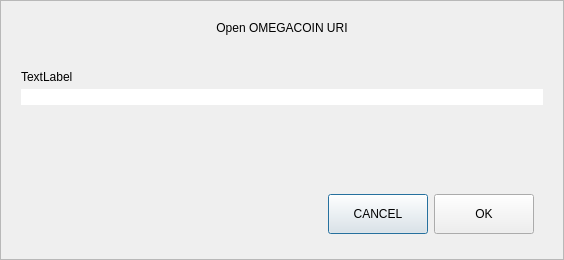
<?xml version="1.0" encoding="UTF-8"?>
<ui version="4.0">
 <class>OpenURIDialog</class>
 <widget class="QDialog" name="OpenURIDialog">
  <property name="geometry">
   <rect>
    <x>0</x>
    <y>0</y>
    <width>564</width>
    <height>260</height>
   </rect>
  </property>
  <property name="windowTitle">
   <string>Open URI</string>
  </property>
  <layout class="QVBoxLayout" name="verticalLayout">
   <property name="spacing">
    <number>0</number>
   </property>
   <property name="leftMargin">
    <number>0</number>
   </property>
   <property name="topMargin">
    <number>0</number>
   </property>
   <property name="rightMargin">
    <number>0</number>
   </property>
   <property name="bottomMargin">
    <number>0</number>
   </property>
   <item>
    <widget class="QFrame" name="frame">
     <property name="frameShape">
      <enum>QFrame::StyledPanel</enum>
     </property>
     <property name="frameShadow">
      <enum>QFrame::Raised</enum>
     </property>
     <layout class="QVBoxLayout" name="verticalLayout_2">
      <property name="spacing">
       <number>5</number>
      </property>
      <property name="leftMargin">
       <number>20</number>
      </property>
      <property name="topMargin">
       <number>20</number>
      </property>
      <property name="rightMargin">
       <number>20</number>
      </property>
      <property name="bottomMargin">
       <number>16</number>
      </property>
      <item>
       <widget class="QLabel" name="labelTitle">
        <property name="text">
         <string>Open OMEGACOIN URI</string>
        </property>
        <property name="alignment">
         <set>Qt::AlignCenter</set>
        </property>
       </widget>
      </item>
      <item>
       <spacer name="verticalSpacer_2">
        <property name="orientation">
         <enum>Qt::Vertical</enum>
        </property>
        <property name="sizeType">
         <enum>QSizePolicy::Fixed</enum>
        </property>
        <property name="sizeHint" stdset="0">
         <size>
          <width>20</width>
          <height>30</height>
         </size>
        </property>
       </spacer>
      </item>
      <item>
       <widget class="QLabel" name="labelSubtitle">
        <property name="text">
         <string notr="true">TextLabel</string>
        </property>
       </widget>
      </item>
      <item>
       <layout class="QHBoxLayout" name="horizontalLayout">
        <property name="spacing">
         <number>0</number>
        </property>
        <item>
         <widget class="QValidatedLineEdit" name="uriEdit">
          <property name="styleSheet">
           <string notr="true">#uriEdit{
	border-top-right-radius:0px;
	border-bottom-right-radius:0px;
}</string>
          </property>
         </widget>
        </item>
       </layout>
      </item>
      <item>
       <spacer name="verticalSpacer">
        <property name="orientation">
         <enum>Qt::Vertical</enum>
        </property>
        <property name="sizeHint" stdset="0">
         <size>
          <width>20</width>
          <height>40</height>
         </size>
        </property>
       </spacer>
      </item>
      <item>
       <widget class="QWidget" name="widget" native="true">
        <property name="minimumSize">
         <size>
          <width>0</width>
          <height>50</height>
         </size>
        </property>
        <layout class="QHBoxLayout" name="horizontalLayout_2">
         <item>
          <spacer name="horizontalSpacer">
           <property name="orientation">
            <enum>Qt::Horizontal</enum>
           </property>
           <property name="sizeHint" stdset="0">
            <size>
             <width>289</width>
             <height>20</height>
            </size>
           </property>
          </spacer>
         </item>
         <item>
          <widget class="QPushButton" name="pushButtonCancel">
           <property name="minimumSize">
            <size>
             <width>100</width>
             <height>40</height>
            </size>
           </property>
           <property name="text">
            <string>CANCEL</string>
           </property>
          </widget>
         </item>
         <item>
          <widget class="QPushButton" name="pushButtonOK">
           <property name="minimumSize">
            <size>
             <width>100</width>
             <height>40</height>
            </size>
           </property>
           <property name="text">
            <string>OK</string>
           </property>
          </widget>
         </item>
        </layout>
       </widget>
      </item>
     </layout>
    </widget>
   </item>
  </layout>
 </widget>
 <customwidgets>
  <customwidget>
   <class>QValidatedLineEdit</class>
   <extends>QLineEdit</extends>
   <header>qvalidatedlineedit.h</header>
  </customwidget>
 </customwidgets>
 <resources/>
 <connections/>
</ui>
